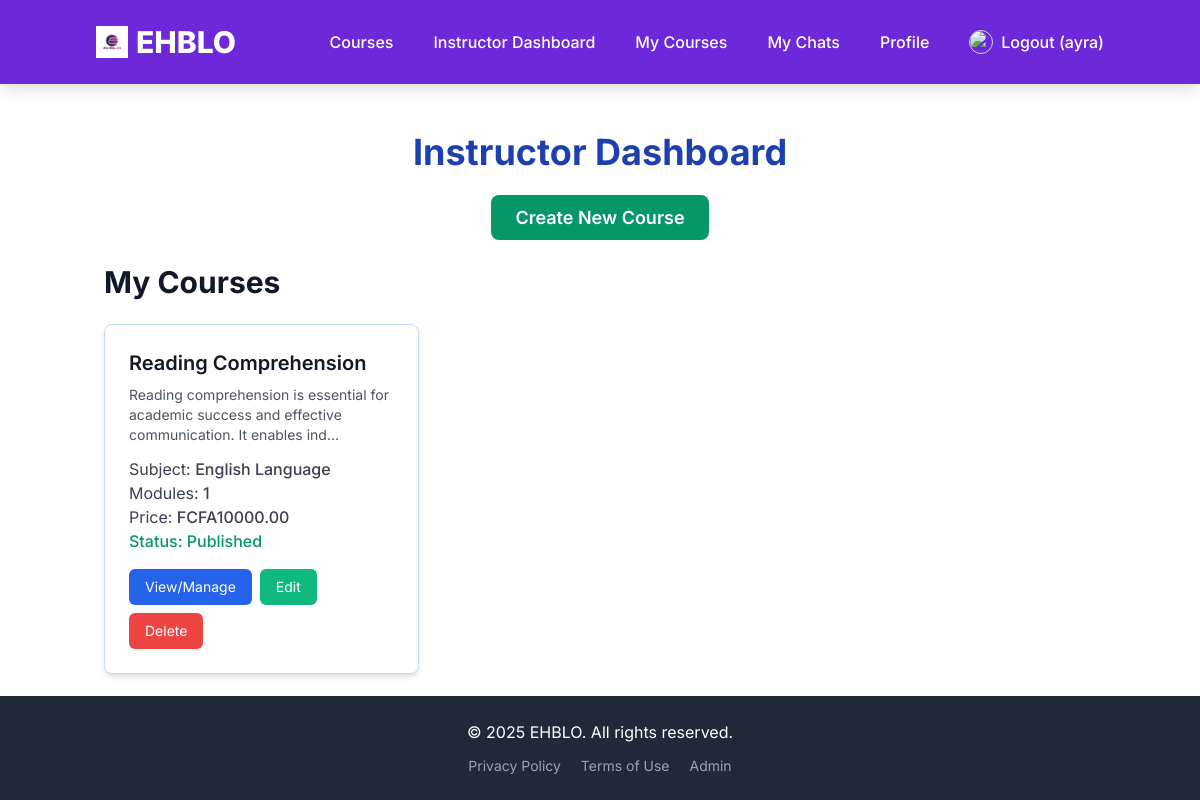
The page /courses/instructor-dashboard/ (signed in) on the database as committed earlier.
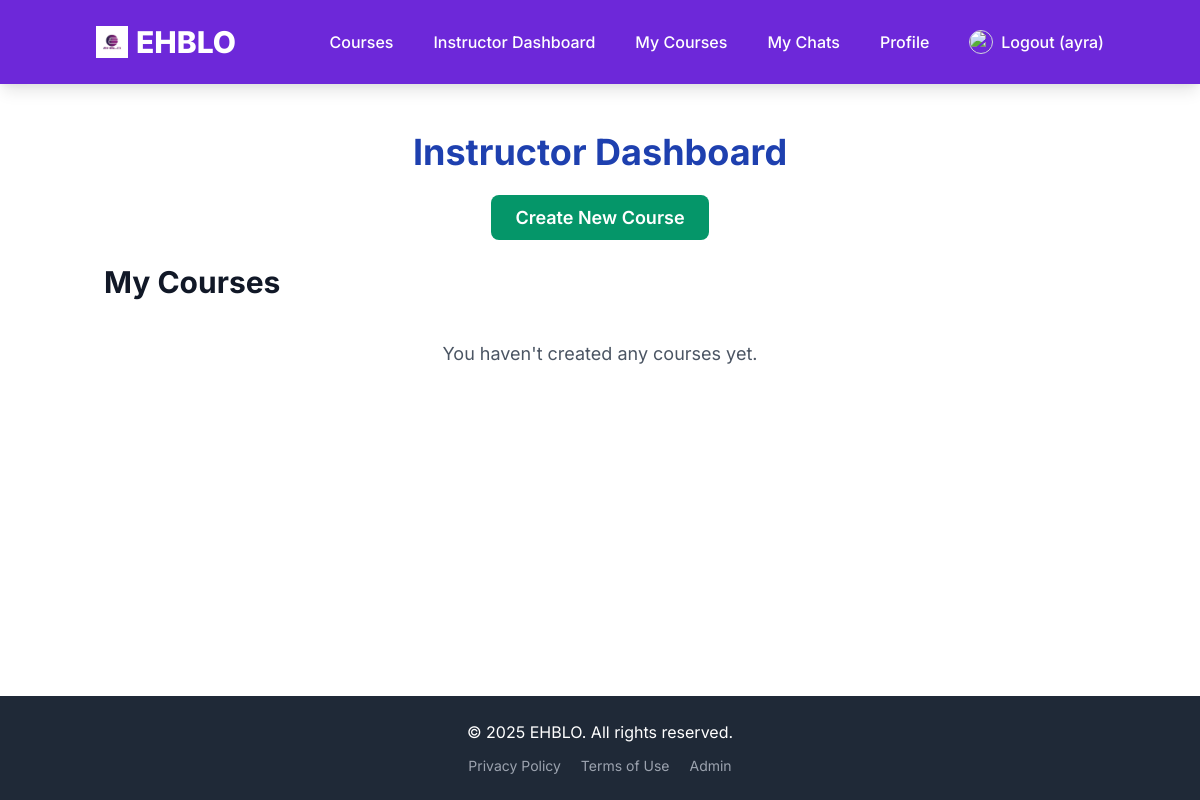
The same page on the database as committed later.
### courses/models.py (models this page shows, shortened)
class Course(models.Model):
    instructor = models.ForeignKey(settings.AUTH_USER_MODEL,
                                   on_delete=models.CASCADE,
                                   related_name='courses_created',
                                   limit_choices_to={'user_type': 'instructor'})
    subject = models.ForeignKey(Subject,
                                 on_delete=models.CASCADE,
                                 related_name='courses')
    title = models.CharField(max_length=250)
    slug = models.SlugField(max_length=250, unique=True, blank=True)
    overview = models.TextField()
    created = models.DateTimeField(auto_now_add=True)
    updated = models.DateTimeField(auto_now=True)
    price = models.DecimalField(max_digits=10, decimal_places=2, default=0.00) # 0 for free courses
    is_published = models.BooleanField(default=False)
    tags = TaggableManager(blank=True)
    image = models.ImageField(upload_to='course_thumbnails/', null=True, blank=True)
    class Meta:
        ordering = ('-created',)

class Subject(models.Model):
    name = models.CharField(max_length=200, unique=True)
    slug = models.SlugField(max_length=200, unique=True, blank=True)
    class Meta:
        ordering = ('name',)

### courses/views.py (the view)
# urls.py: path('instructor-dashboard/', views.InstructorDashboardView.as_view(), name='instructor_dashboard'),
class InstructorDashboardView(LoginRequiredMixin, InstructorRequiredMixin, ListView):
    model = Course
    template_name = 'courses/instructor_dashboard.html'
    context_object_name = 'courses'
    paginate_by = 10
    def get_queryset(self):
        return Course.objects.filter(instructor=self.request.user).annotate(num_modules=Count('modules'))

### courses/views.py (called while the page is built)
    def test_func(self):
        return self.request.user.is_authenticated and self.request.user.user_type == 'instructor'

### courses/templates/courses/instructor_dashboard.html (shortened to what this page needs)
{% extends "base.html" %}
{% load static %}
{% block content %}
<h1 class="text-4xl font-bold text-center text-blue-800 mb-8">Instructor Dashboard</h1>
<div class="text-center mb-8">
    <a href="{% url 'course_create' %}" class="bg-green-600 text-white px-6 py-3 rounded-lg text-lg font-semibold hover:bg-green-700 transition duration-300">
        Create New Course
    </a>
</div>
<h2 class="text-3xl font-bold text-gray-900 mb-6">My Courses</h2>
{% if courses %}
    <div class="grid grid-cols-1 md:grid-cols-2 lg:grid-cols-3 gap-6">
        {% for course in courses %}
            <div class="bg-white rounded-lg shadow-md overflow-hidden border {% if not course.is_published %}border-yellow-400{% else %}border-blue-200{% endif %}">
                <div class="p-6">
                    <h3 class="text-xl font-semibold text-gray-900 mb-2">{{ course.title }}</h3>
                    <p class="text-sm text-gray-600 mb-3">{{ course.overview|truncatechars:100 }}</p>
                    <p class="text-md text-gray-700">Subject: <span class="font-medium">{{ course.subject.name }}</span></p>
                    <p class="text-md text-gray-700">Modules: <span class="font-medium">{{ course.num_modules }}</span></p>
                    <p class="text-md text-gray-700">Price: <span class="font-medium">
                        {% if course.price > 0 %}FCFA{{ course.price }}{% else %}Free{% endif %}
                    </span></p>
                    <p class="text-md font-medium {% if course.is_published %}text-green-600{% else %}text-yellow-600{% endif %}">
                        Status: {% if course.is_published %}Published{% else %}Draft{% endif %}
                    </p>
                    <div class="mt-4 flex flex-wrap gap-2">
                        <a href="{% url 'course_detail' course.id course.slug %}"
                           class="bg-blue-600 text-white px-4 py-2 rounded-md hover:bg-blue-700 transition duration-300 text-sm">
                           View/Manage
                        </a>
                        <a href="{% url 'course_edit' course.id %}"
                           class="bg-green-500 text-white px-4 py-2 rounded-md hover:bg-green-600 transition duration-300 text-sm">
                           Edit
                        </a>
                        <a href="{% url 'course_delete' course.id %}"
                           class="bg-red-500 text-white px-4 py-2 rounded-md hover:bg-red-600 transition duration-300 text-sm">
                           Delete
                        </a>
                    </div>
                </div>
            </div>
        {% endfor %}
    </div>
{% else %}
    <p class="text-center text-gray-600 text-lg mt-10">You haven't created any courses yet.</p>
{% endif %}
{% endblock %}

Rows that differ between the two databases and show on the page:
no longer on this page (row edited): Course: title "Reading Comprehension", overview "Reading comprehension is essential for academic success and effective communication. It enables ind…", subject.name "English Language", num_modules "1", price "10000.00", is_published "Published"
Other text that changed with them:
text now shown: "You haven't created any courses yet."
